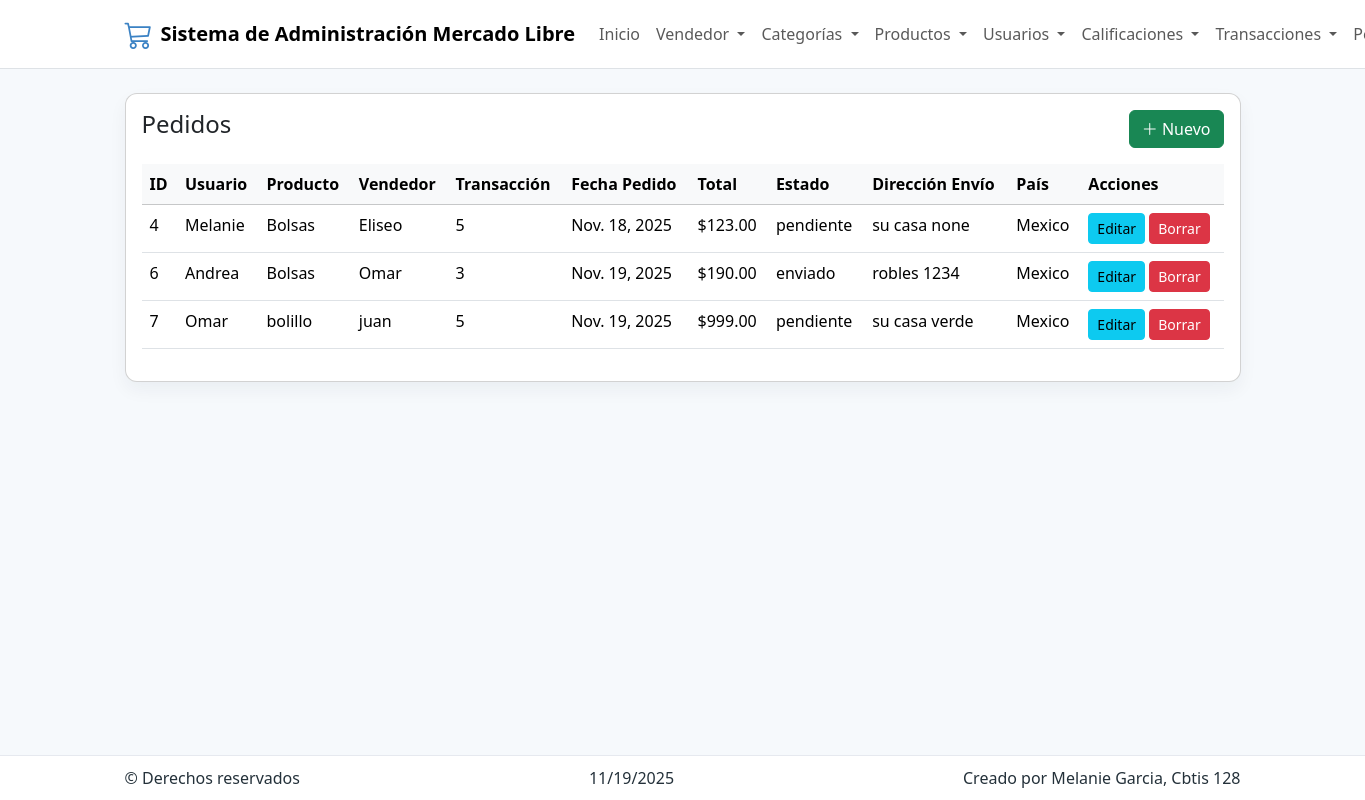
Page /pedidos/ on the committed database.
### app_MercadoLibre/models.py (models this page shows, shortened)
class Pedido(models.Model):
    ESTADO_CHOICES = [
        ('pendiente', 'Pendiente'),
        ('enviado', 'Enviado'),
        ('entregado', 'Entregado'),
    ]
    id_pedido = models.AutoField(primary_key=True, unique=True)
    usuario = models.ForeignKey(Usuario, on_delete=models.CASCADE)
    producto = models.ForeignKey(Producto, on_delete=models.CASCADE)
    vendedor = models.ForeignKey(Vendedor, on_delete=models.CASCADE)
    id_transaccion = models.ForeignKey(Transaccion, on_delete=models.CASCADE)
    fecha_pedido = models.DateField(auto_now_add=True)
    total = models.DecimalField(max_digits=10, decimal_places=2)
    estado = models.CharField(max_length=20, choices=ESTADO_CHOICES)
    direccion_envio = models.CharField(max_length=400)
    pais_envio = models.CharField(max_length=100)

class Usuario(models.Model):
    id_usuario = models.AutoField(primary_key=True, unique=True)
    nombre = models.CharField(max_length=200)
    apellido = models.CharField(max_length=200)
    email = models.CharField(max_length=300)
    password = models.CharField(max_length=100)
    fecha_registro = models.DateField(auto_now_add=True)
    direccion = models.CharField(max_length=400)
    ciudad = models.CharField(max_length=100)
    pais = models.CharField(max_length=100)
    telefono = models.CharField(max_length=100)

class Producto(models.Model):
    id_producto = models.AutoField(primary_key=True, unique=True)
    vendedor = models.ForeignKey(
        Vendedor, on_delete=models.CASCADE, related_name="productos"
    )
    categorias = models.ManyToManyField(
        Categoria, related_name="productos"
    )
    nombre = models.CharField(max_length=100)
    precio = models.IntegerField()
    stock = models.IntegerField()
    fecha_publicacion = models.DateField(auto_now_add=True)
    descripcion = models.CharField(max_length=200)
    disponible = models.BooleanField(default=True)

class Vendedor(models.Model):
    id_vendedor = models.AutoField(primary_key=True, unique=True)
    nombre = models.CharField(max_length=200)
    apellido = models.CharField(max_length=200)
    email = models.EmailField(max_length=300, unique=True)
    telefono = models.CharField(max_length=15)
    direccion = models.CharField(max_length=300)
    ciudad = models.CharField(max_length=100)
    fecha_registro = models.DateField(auto_now_add=True)

class Transaccion(models.Model):
    TIPO_CHOICES = [
        ('pago', 'Pago'),
        ('reembolso', 'Reembolso'),
    ]
    ESTADO_CHOICES = [
        ('pendiente', 'Pendiente'),
        ('completada', 'Completada'),
    ]
    id_transaccion = models.AutoField(primary_key=True, unique=True)
    usuario = models.ForeignKey(Usuario, on_delete=models.CASCADE)
    banco_usuario = models.CharField(max_length=200)
    vendedor = models.ForeignKey(Vendedor, on_delete=models.CASCADE)
    banco_vendedor = models.CharField(max_length=200)
    monto_total = models.DecimalField(max_digits=10, decimal_places=2)
    tipo = models.CharField(max_length=20, choices=TIPO_CHOICES)
    estado = models.CharField(max_length=20, choices=ESTADO_CHOICES)
    fecha = models.DateField(auto_now_add=True)

### app_MercadoLibre/views.py (the view)
# urls.py: path('pedidos/', views.ver_pedido, name='ver_pedido'),
def ver_pedido(request):
    pedidos = Pedido.objects.all()
    return render(request, 'pedido/ver_pedido.html', {'pedidos': pedidos})

### app_MercadoLibre/templates/pedido/ver_pedido.html
{% extends "base.html" %}
{% block content %}
<div class="card card-soft p-3">
  <div class="d-flex justify-content-between mb-3">
    <h4>Pedidos</h4>
    <a class="btn btn-success" href="{% url 'agregar_pedido' %}"><i class="bi bi-plus-lg"></i> Nuevo</a>
  </div>
  <div class="table-responsive">
    <table class="table table-hover">
      <thead class="table-light">
        <tr>
          <th>ID</th>
          <th>Usuario</th>
          <th>Producto</th>
          <th>Vendedor</th>
          <th>Transacción</th>
          <th>Fecha Pedido</th>
          <th>Total</th>
          <th>Estado</th>
          <th>Dirección Envío</th>
          <th>País</th>
          <th>Acciones</th>
        </tr>
      </thead>
      <tbody>
        {% for p in pedidos %}
        <tr>
          <td>{{ p.id_pedido }}</td>
          <td>{{ p.usuario.nombre }}</td>
          <td>{{ p.producto.nombre }}</td>
          <td>{{ p.vendedor.nombre }}</td>
          <td>{{ p.id_transaccion.id_transaccion }}</td>
          <td>{{ p.fecha_pedido }}</td>
          <td>${{ p.total }}</td>
          <td>{{ p.estado }}</td>
          <td>{{ p.direccion_envio }}</td>
          <td>{{ p.pais_envio }}</td>
          <td>
            <a class="btn btn-sm btn-info" href="{% url 'actualizar_pedido' p.id_pedido %}">Editar</a>
            <a class="btn btn-sm btn-danger" href="{% url 'borrar_pedido' p.id_pedido %}">Borrar</a>
          </td>
        </tr>
        {% empty %}
        <tr><td colspan="11" class="text-center">No hay pedidos aún.</td></tr>
        {% endfor %}
      </tbody>
    </table>
  </div>
</div>
{% endblock %}

### app_MercadoLibre/templates/base.html (style rules this page uses)
:root { --primary-soft: #f6f9fc; --accent: #5b9bd5; --accent-2: #7dd3c7; --muted:#6c7a89; --card-bg: #ffffff; }
body { background: var(--primary-soft); color:#24313a; padding-bottom:80px; }
.card-soft { border-radius:12px; box-shadow: 0 8px 18px rgba(24,39,60,0.05); }

### rows in the picture
Pedido: id_pedido "4", usuario.nombre "Melanie", producto.nombre "Bolsas", vendedor.nombre "Eliseo", id_transaccion.id_transaccion "5", fecha_pedido "Nov. 18, 2025", total "123.00", estado "pendiente", direccion_envio "su casa none", pais_envio "Mexico"
Pedido: id_pedido "6", usuario.nombre "Andrea", producto.nombre "Bolsas", vendedor.nombre "Omar", id_transaccion.id_transaccion "3", fecha_pedido "Nov. 19, 2025", total "190.00", estado "enviado", direccion_envio "robles 1234", pais_envio "Mexico"
Pedido: id_pedido "7", usuario.nombre "Omar", producto.nombre "bolillo", vendedor.nombre "juan", id_transaccion.id_transaccion "5", fecha_pedido "Nov. 19, 2025", total "999.00", estado "pendiente", direccion_envio "su casa verde", pais_envio "Mexico"
